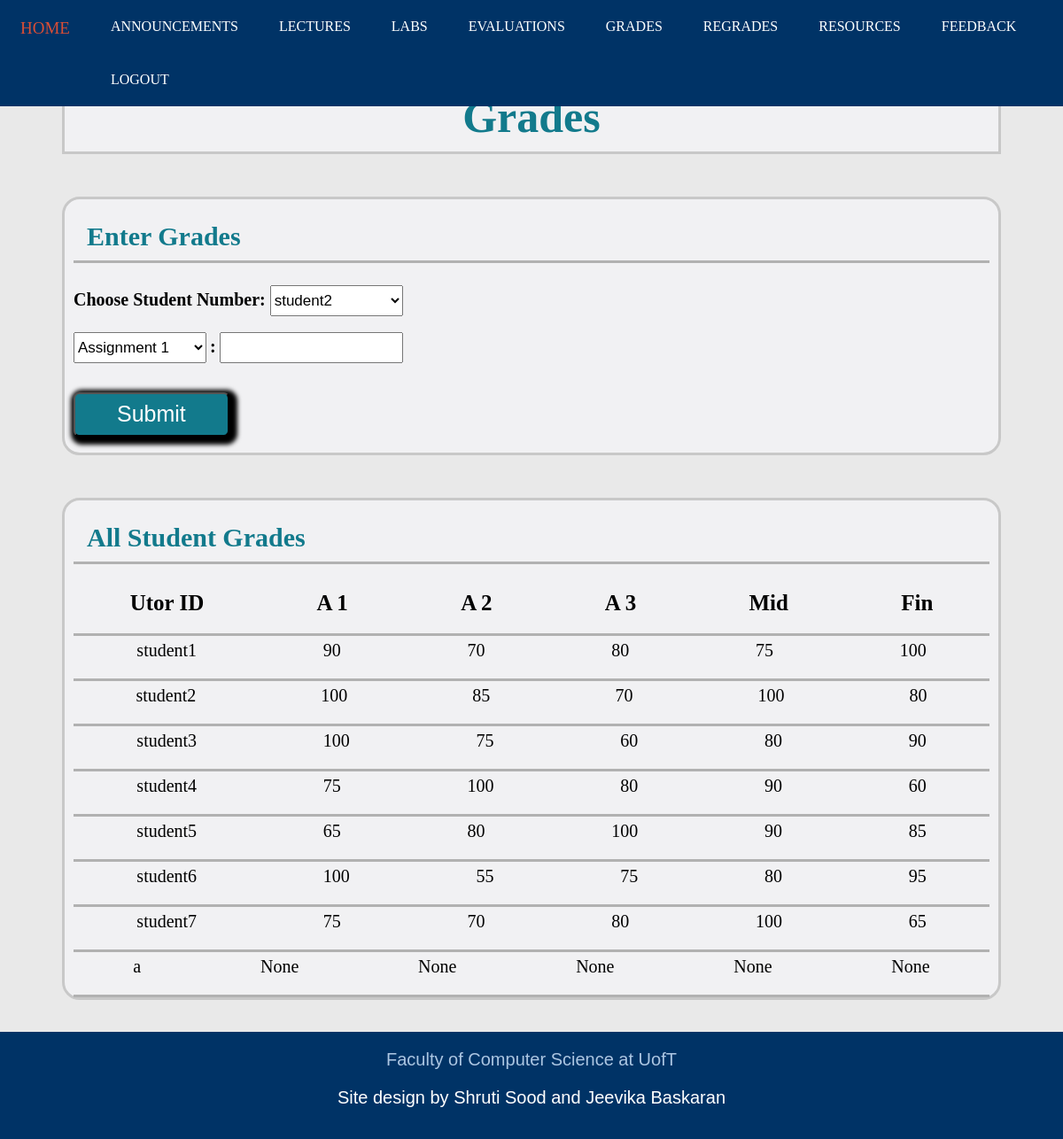
Screenshot of /grades_i.html (signed in) with the database file from the repository.
### tables this page shows
CREATE TABLE "Grades" (
	"UtorID"	TEXT,
	"A1"	INTEGER,
	"A2"	INTEGER,
	"A3"	INTEGER,
	"Midterm"	INTEGER,
	"Final"	INTEGER,
	PRIMARY KEY("UtorID")
);

### app.py (the view)
@app.route('/grades_i.html')
def grades_i():
    if session.get('current_login') == None:
        return render_template('login.html')
    else:
        sql = """ SELECT UtorID,Name FROM accounts WHERE type = 'student' """
        students = db.engine.execute(text(sql))
        sql = """ SELECT * FROM Grades """
        class1 = db.engine.execute(text(sql))
        return render_template('/grades_i.html', class1 = class1, students = students)

### templates/grades_i.html (shortened to what this page needs)
<!DOCTYPE html>
<html>
<head>
	<link rel="stylesheet" type="text/css" href="static/StyleSheets/gradei.css">
	<link rel="stylesheet" type="text/css" href="static/StyleSheets/headerfooter.css">
</head>
<body>
	<div class = "navbar">
		<a href="index_i.html">HOME</a>
		<a href="announcements_i.html">ANNOUNCEMENTS</a>
		<a href="lectures_i.html">LECTURES</a>
		<a href="labs_i.html">LABS</a>
		<a href="evaluations_i.html">EVALUATIONS</a>
		<a href="grades_i.html">GRADES</a>
		<a href="regrades_i.html">REGRADES</a>
		<a href="resources_i.html">RESOURCES</a>
		<a href="feedback_i.html">FEEDBACK</a>
		<a href="logout">LOGOUT</a>
	</div>
	<div class = "title">
		<section class="title_sec">
			<h1>Grades</h1>
		</section>
	</div>
	<br>
	<div class = "entermark">
		<section class="enter_mark">
			<h1> Enter Grades </h1>
			<div class = "formsection">
				<form action = "EnterGrades" method="POST" onsubmit = "return grades_val1()">
					<label for = "StudentNumber"><strong>Choose Student Number: </strong></label>
					<select id = "stds" name = "stds" class = "assgn">
			            {% for student in students%}
			            	<option value = "{{ student['UtorID'] }}">{{ student['UtorID'] }}</option>
			            {% endfor %}
			        </select>
					<br> </br>
					<select id = "assgn" name = "assgn" class = "assgn">
			            <option value = "A1">Assignment 1</option>
			        </select>
			        <label><strong>:</strong></label>
					<input type = "text" id="grade" name = "grade">
					<br> </br>
					<input type = "submit" value = "Submit" class="Submit">
				</form>
			</div>
			<br>
		</section>
	</div>
	<br>
	<div class = "allmark">
		<section class="all_mark">
			<h1> All Student Grades </h1>
			<div class = "Heading">
				<h2 class = "item1">Utor ID</h2>
				<h2 class = "item2">A 1</h2>
				<h2 class = "item3">A 2</h2>
				<h2 class = "item4">A 3</h2>
				<h2 class = "item5">Mid</h2>
				<h2 class = "item6">Fin</h2>
			</div>
			{% for student in class1 : %}
			<div class = "stdgrades">
				<p class = "item1">{{ student['UtorID'] }}</p>
				<p class = "item2">{{ student['A1'] }}</p>
				<p class = "item3">{{ student['A2'] }}</p>
				<p class = "item4">{{ student['A3'] }}</p>
				<p class = "item5">{{ student['Midterm'] }}</p>
				<p class = "item6">{{ student['Final'] }}</p>
			</div>
			{% endfor %}
		</section>
	</div>
	<br><br>
	<div class = "footer">
		<a href="https://web.cs.toronto.edu/" target="_blank">Faculty of Computer Science at UofT</a>
		<p>Site design by Shruti Sood and Jeevika Baskaran</p>
	</div>
</body>
</html>

### static/StyleSheets/gradei.css (style rules this page uses)
.title { margin-top: 90px; background-color: #F1F1F3; margin-left: 70px; margin-right: 70px; }
.title_sec { padding-left: 10px; padding-right: 10px; border: solid; border-color: #C8C8C8; display: block; }
.title_sec h1 { color: #127a8c; font-size: 50px; text-align: center; margin:10px; }
.entermark { margin-top: 30px; margin-left: 70px; margin-right: 70px; }
.allmark { margin-top: 30px; margin-left: 70px; margin-right: 70px; }
.enter_mark { padding-left: 10px; padding-right: 10px; border: solid; border-color: #C8C8C8; display: block; border-radius: 20px; background-color: #F1F1F3; }
.all_mark { padding-left: 10px; padding-right: 10px; border: solid; border-color: #C8C8C8; display: block; border-radius: 20px; background-color: #F1F1F3; }
.enter_mark label { font-size: 20px; }
.entermark input[type=text] { padding-top: 7px; padding-bottom: 7px; font-size: 15px; }
.enter_mark h1 { color: #127a8c; padding-bottom: 10px; padding-left: 15px; font-size: 30px; border-bottom: solid; border-bottom-color: #B1B1B1; }
.all_mark h1 { color: #127a8c; padding-bottom: 10px; padding-left: 15px; font-size: 30px; border-bottom: solid; border-bottom-color: #B1B1B1; }
.Submit { align-self: center; margin-top: 15px; font-size: 30px; border-radius: 0.4rem; box-shadow: 3px 3px 5px 6px #000000; }
.entermark input[type=submit] { width:17%; height:50px; font-size:25px; background-color: #127a8c; color: white; align-items: center; }
.assgn { height : 35px; width : 150px; font-size: 17px; }
.Heading { display: grid; overflow: hidden; width: 100%; border-bottom: solid; border-bottom-color: #B1B1B1; }
.stdgrades { display:grid; overflow: hidden; width: 100%; border-bottom: solid; border-bottom-color: #B1B1B1; }
.item1 { grid-column-start: 1; grid-column-end: 2; text-align: center; }
.item2 { grid-column-start: 2; grid-column-end: 3; text-align: center; }
.item3 { grid-column-start: 3; grid-column-end: 4; text-align: center; }
.item4 { grid-column-start: 4; grid-column-end: 5; }
.item5 { grid-column-start: 5; grid-column-end: 6; text-align: center; }
.item6 { grid-column-start: 6; grid-column-end: 7; text-align: center; }
.stdgrades p { font-size: 20px; float: left; text-align: center; padding: 5px; padding-bottom: 0px; margin-top:0px; text-decoration: none; }
.Heading h2 { float: left; text-align: center; padding: 5px; padding-bottom: 0px; margin-top:0px; text-decoration: none; font-size: 25px; }

### static/StyleSheets/headerfooter.css (style rules this page uses)
body { margin:0px; border:0px; padding:0px; background-color: #E9E9E9; }
.navbar { background-color: #003366; position: fixed; top: 0; overflow: hidden; width: 100%; }
.navbar a { float: left; color: white; text-align: center; padding: 21px 23px; text-decoration: none; font-size: 16px; }
.footer { background-color: #003366; overflow: hidden; min-height: 12vh; padding-top: 20px; padding-bottom: 5px; font-family:'Poppins', sans-serif; text-align: center; }
.footer a { color: #ACC6E2; padding-top: : 20px; text-decoration: none; font-size: 20px; }
.footer p { color: white; font-size: 20px; }

### rows the page displays
Grades: UtorID "student1", A1 "90", A2 "70", A3 "80", Midterm "75", Final "100"
Grades: UtorID "student2", A1 "100", A2 "85", A3 "70", Midterm "100", Final "80"
Grades: UtorID "student3", A1 "100", A2 "75", A3 "60", Midterm "80", Final "90"
Grades: UtorID "student4", A1 "75", A2 "100", A3 "80", Midterm "90", Final "60"
Grades: UtorID "student5", A1 "65", A2 "80", A3 "100", Midterm "90", Final "85"
Grades: UtorID "student6", A1 "100", A2 "55", A3 "75", Midterm "80", Final "95"
Grades: UtorID "student7", A1 "75", A2 "70", A3 "80", Midterm "100", Final "65"

### other values shown
{{ student['UtorID'] }} "a"
{{ student['A1'] }} "None"
{{ student['A2'] }} "None"
{{ student['A3'] }} "None"
{{ student['Midterm'] }} "None"
{{ student['Final'] }} "None"
form field stds "student2"
